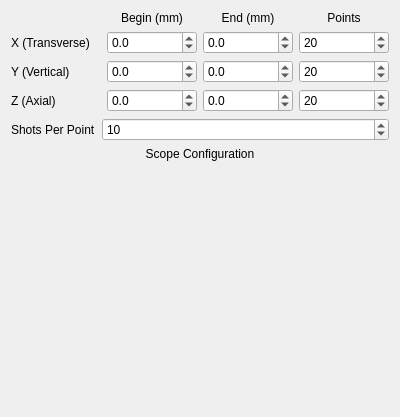
<?xml version="1.0" encoding="UTF-8"?>
<ui version="4.0">
 <class>MotorScanConfigWidget</class>
 <widget class="QWidget" name="MotorScanConfigWidget">
  <property name="geometry">
   <rect>
    <x>0</x>
    <y>0</y>
    <width>400</width>
    <height>417</height>
   </rect>
  </property>
  <property name="windowTitle">
   <string>Form</string>
  </property>
  <layout class="QVBoxLayout" name="verticalLayout" stretch="0,0,0,1">
   <item>
    <layout class="QGridLayout" name="gridLayout" rowstretch="0,1,1,1">
     <item row="0" column="1">
      <widget class="QLabel" name="label_4">
       <property name="sizePolicy">
        <sizepolicy hsizetype="Preferred" vsizetype="Minimum">
         <horstretch>0</horstretch>
         <verstretch>0</verstretch>
        </sizepolicy>
       </property>
       <property name="text">
        <string>Begin (mm)</string>
       </property>
       <property name="alignment">
        <set>Qt::AlignBottom|Qt::AlignHCenter</set>
       </property>
      </widget>
     </item>
     <item row="0" column="2">
      <widget class="QLabel" name="label_5">
       <property name="sizePolicy">
        <sizepolicy hsizetype="Preferred" vsizetype="Minimum">
         <horstretch>0</horstretch>
         <verstretch>0</verstretch>
        </sizepolicy>
       </property>
       <property name="text">
        <string>End (mm)</string>
       </property>
       <property name="alignment">
        <set>Qt::AlignBottom|Qt::AlignHCenter</set>
       </property>
      </widget>
     </item>
     <item row="0" column="3">
      <widget class="QLabel" name="label_6">
       <property name="sizePolicy">
        <sizepolicy hsizetype="Preferred" vsizetype="Minimum">
         <horstretch>0</horstretch>
         <verstretch>0</verstretch>
        </sizepolicy>
       </property>
       <property name="text">
        <string>Points</string>
       </property>
       <property name="alignment">
        <set>Qt::AlignBottom|Qt::AlignHCenter</set>
       </property>
      </widget>
     </item>
     <item row="1" column="0">
      <widget class="QLabel" name="label">
       <property name="text">
        <string>X (Transverse)</string>
       </property>
       <property name="alignment">
        <set>Qt::AlignLeading|Qt::AlignLeft|Qt::AlignVCenter</set>
       </property>
      </widget>
     </item>
     <item row="1" column="1">
      <widget class="QDoubleSpinBox" name="xMinBox">
       <property name="decimals">
        <number>1</number>
       </property>
       <property name="minimum">
        <double>-100.000000000000000</double>
       </property>
      </widget>
     </item>
     <item row="1" column="2">
      <widget class="QDoubleSpinBox" name="xMaxBox">
       <property name="decimals">
        <number>1</number>
       </property>
       <property name="minimum">
        <double>-100.000000000000000</double>
       </property>
       <property name="maximum">
        <double>100.000000000000000</double>
       </property>
      </widget>
     </item>
     <item row="1" column="3">
      <widget class="QSpinBox" name="xPointsBox">
       <property name="minimum">
        <number>1</number>
       </property>
       <property name="maximum">
        <number>1000000</number>
       </property>
       <property name="singleStep">
        <number>10</number>
       </property>
       <property name="value">
        <number>20</number>
       </property>
      </widget>
     </item>
     <item row="2" column="0">
      <widget class="QLabel" name="label_2">
       <property name="text">
        <string>Y (Vertical)</string>
       </property>
       <property name="alignment">
        <set>Qt::AlignLeading|Qt::AlignLeft|Qt::AlignVCenter</set>
       </property>
      </widget>
     </item>
     <item row="2" column="1">
      <widget class="QDoubleSpinBox" name="yMinBox">
       <property name="decimals">
        <number>1</number>
       </property>
       <property name="minimum">
        <double>-100.000000000000000</double>
       </property>
      </widget>
     </item>
     <item row="2" column="2">
      <widget class="QDoubleSpinBox" name="yMaxBox">
       <property name="decimals">
        <number>1</number>
       </property>
       <property name="minimum">
        <double>-100.000000000000000</double>
       </property>
       <property name="maximum">
        <double>100.000000000000000</double>
       </property>
      </widget>
     </item>
     <item row="2" column="3">
      <widget class="QSpinBox" name="yPointsBox">
       <property name="minimum">
        <number>1</number>
       </property>
       <property name="maximum">
        <number>1000000</number>
       </property>
       <property name="singleStep">
        <number>10</number>
       </property>
       <property name="value">
        <number>20</number>
       </property>
      </widget>
     </item>
     <item row="3" column="0">
      <widget class="QLabel" name="label_3">
       <property name="text">
        <string>Z (Axial)</string>
       </property>
       <property name="alignment">
        <set>Qt::AlignLeading|Qt::AlignLeft|Qt::AlignVCenter</set>
       </property>
      </widget>
     </item>
     <item row="3" column="1">
      <widget class="QDoubleSpinBox" name="zMinBox">
       <property name="decimals">
        <number>1</number>
       </property>
       <property name="minimum">
        <double>-100.000000000000000</double>
       </property>
      </widget>
     </item>
     <item row="3" column="2">
      <widget class="QDoubleSpinBox" name="zMaxBox">
       <property name="decimals">
        <number>1</number>
       </property>
       <property name="minimum">
        <double>-100.000000000000000</double>
       </property>
       <property name="maximum">
        <double>100.000000000000000</double>
       </property>
      </widget>
     </item>
     <item row="3" column="3">
      <widget class="QSpinBox" name="zPointsBox">
       <property name="minimum">
        <number>1</number>
       </property>
       <property name="maximum">
        <number>1000000</number>
       </property>
       <property name="singleStep">
        <number>10</number>
       </property>
       <property name="value">
        <number>20</number>
       </property>
      </widget>
     </item>
    </layout>
   </item>
   <item>
    <layout class="QFormLayout" name="formLayout">
     <item row="0" column="0">
      <widget class="QLabel" name="shotsPerPointLabel">
       <property name="text">
        <string>Shots Per Point</string>
       </property>
      </widget>
     </item>
     <item row="0" column="1">
      <widget class="QSpinBox" name="shotsPerPointSpinBox">
       <property name="minimum">
        <number>1</number>
       </property>
       <property name="maximum">
        <number>1000000</number>
       </property>
       <property name="singleStep">
        <number>10</number>
       </property>
       <property name="value">
        <number>10</number>
       </property>
      </widget>
     </item>
    </layout>
   </item>
   <item>
    <widget class="QLabel" name="label_7">
     <property name="text">
      <string>Scope Configuration</string>
     </property>
     <property name="alignment">
      <set>Qt::AlignCenter</set>
     </property>
    </widget>
   </item>
   <item>
    <widget class="MotorScopeConfigWidget" name="scopeConfigWidget" native="true"/>
   </item>
  </layout>
 </widget>
 <customwidgets>
  <customwidget>
   <class>MotorScopeConfigWidget</class>
   <extends>QWidget</extends>
   <header>motorscopeconfigwidget.h</header>
   <container>1</container>
  </customwidget>
 </customwidgets>
 <resources/>
 <connections/>
</ui>
